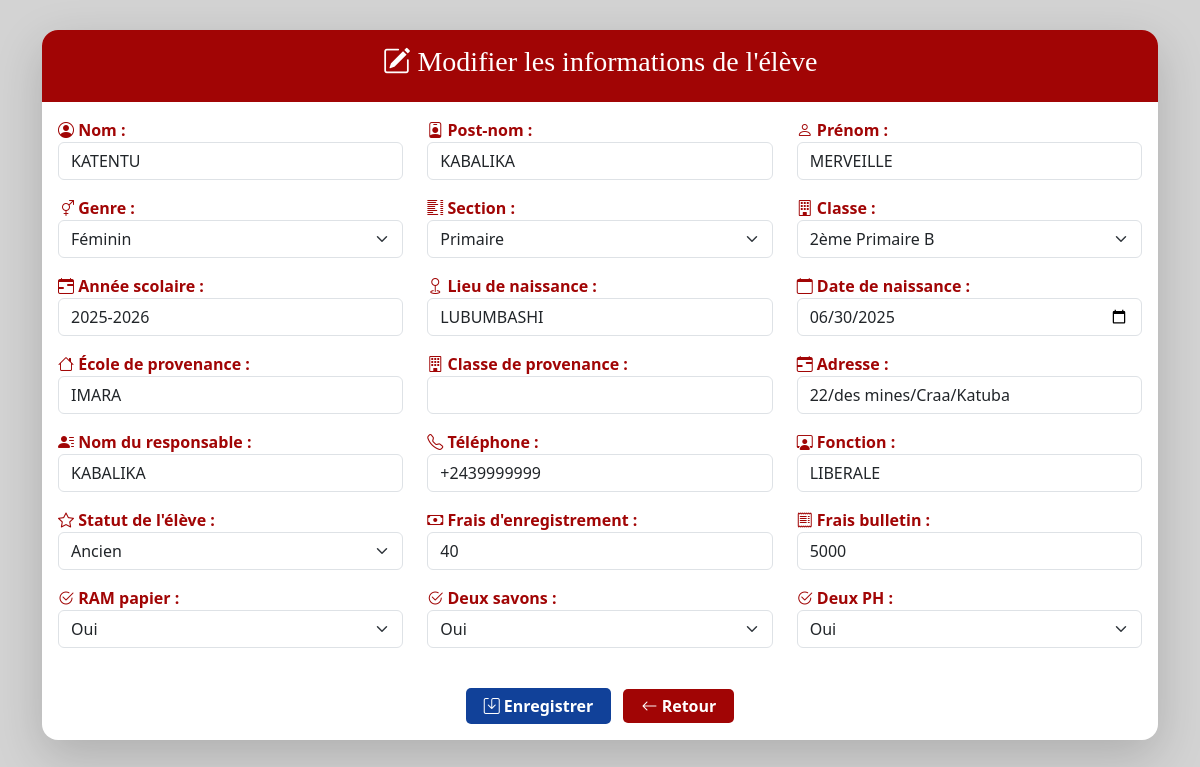
The page /modifier/14 (signed in) on the database its author committed.
### tables this page shows
CREATE TABLE eleves (id INTEGER PRIMARY KEY AUTOINCREMENT, matricule TEXT, nom TEXT NOT NULL, postnom TEXT NOT NULL, prenom TEXT NOT NULL, genre TEXT NOT NULL, section TEXT NOT NULL, classe TEXT NOT NULL, annee_scolaire TEXT NOT NULL, date_inscription TEXT NOT NULL, lieu_naissance TEXT, date_naissance TEXT, ecole_provenance TEXT, classe_precedente TEXT, responsable TEXT NOT NULL, telephone_responsable TEXT NOT NULL, fonction_responsable TEXT, statut_eleve TEXT, frais_inscription TEXT NOT NULL, ram_papier TEXT, frais_bulletin TEXT, deux_savons TEXT, deux_ph TEXT, fournitures TEXT, adresse TEXT);

### app.py (the view, shortened to what this page needs)
@app.route('/modifier/<int:id>', methods=['GET', 'POST'])
@login_required
def modifier_eleve(id):
    role = session.get('role_utilisateur', '')
    if role == 'lecture':
        flash("Vous n'avez pas les droits pour effectuer cette action.", "danger")
        return redirect(url_for('liste_eleves'))  # Ou vers une page où il peut juste consulter
    conn = sqlite3.connect('ecole.db')
    cursor = conn.cursor()
    cursor.execute("SELECT section FROM eleves WHERE id = ?", (id,))
    resultat = cursor.fetchone()
    if not resultat:
        flash("Élève introuvable", "danger")
        return redirect(url_for('liste_eleves'))
    section_eleve = resultat[0]
    role_utilisateur = session.get('role_utilisateur')
    if role_utilisateur != 'full' and role_utilisateur.lower() != section_eleve.lower():
        flash("Vous n'avez pas l'autorisation de modifier cet élève.", "danger")
        return redirect(url_for('liste_eleves'))
    cursor.execute("SELECT * FROM eleves WHERE id = ?", (id,))
    eleve = cursor.fetchone()
    conn.close()
    if eleve is None:
        return "Élève introuvable.", 404
    return render_template('modifier.html', eleve=eleve)

### app.py (called while the page is built)
def login_required(f):
    @wraps(f)
    def decorated_function(*args, **kwargs):
        if not session.get('connecte'):
            flash("Vous devez être connecté pour accéder à cette page.", "warning")
            return redirect(url_for('connexion'))
        return f(*args, **kwargs)
    return decorated_function

### templates/modifier.html (shortened to what this page needs)
<!DOCTYPE html>
<html lang="fr">
<head>
  <link href="https://cdn.jsdelivr.net/npm/bootstrap@5.3.2/dist/css/bootstrap.min.css" rel="stylesheet">
  <link href="https://cdn.jsdelivr.net/npm/bootstrap-icons@1.10.5/font/bootstrap-icons.css" rel="stylesheet">
</head>
<body>
<div class="container">
  <div class="card shadow-lg rounded-4">
    <div id="titre_modification" style="font-weight:bold !important;">
      <h3><i class="bi bi-pencil-square"></i> Modifier les informations de l'élève</h3>
    </div>
    <div class="card-body">
      <form method="POST" action="{{ url_for('modifier_eleve', id=eleve[0]) }}">
        <div class="row mb-3">
          <div class="col-md-4"><label><i class="bi bi-person-circle"></i> Nom :</label><input name="nom" class="form-control" value="{{ eleve[2] }}" required></div>
          <div class="col-md-4"><label><i class="bi bi-person-badge"></i> Post-nom :</label><input name="postnom" class="form-control" value="{{ eleve[3] }}" required></div>
          <div class="col-md-4"><label><i class="bi bi-person"></i> Prénom :</label><input name="prenom" class="form-control" value="{{ eleve[4] }}" required></div>
        </div>
        <div class="row mb-3">
          <div class="col-md-4">
            <label><i class="bi bi-gender-ambiguous"></i> Genre :</label>
            <select name="genre" class="form-select" required>
              <option value="Féminin" {% if eleve[5] == "Féminin" %}selected{% endif %}>Féminin</option>
            </select>
          </div>
          <div class="col-md-4">
            <label><i class="bi bi-list-columns"></i> Section :</label>
            <select name="section" id="section" class="form-select" required>
              <option value="Primaire" {% if eleve[6] == "Primaire" %}selected{% endif %}>Primaire</option>
            </select>
          </div>
          <div class="col-md-4">
            <label><i class="bi bi-building"></i> Classe :</label>
            <select name="classe" id="classe" class="form-select" required>
              <option value="{{ eleve[7] }}" selected>{{ eleve[7] }}</option>
            </select>
          </div>
        </div>
        <div class="row mb-3">
          <div class="col-md-4"><label><i class="bi bi-calendar-range"></i> Année scolaire :</label><input name="annee_scolaire" class="form-control" value="{{ eleve[8] }}"></div>
          <div class="col-md-4"><label><i class="bi bi-geo"></i> Lieu de naissance :</label><input name="lieu_naissance" class="form-control" value="{{ eleve[10] }}"></div>
          <div class="col-md-4"><label><i class="bi bi-calendar"></i> Date de naissance :</label><input type="date" name="date_naissance" class="form-control" value="{{ eleve[11] }}"></div>
        </div>
        <div class="row mb-3">
          <div class="col-md-4"><label><i class="bi bi-house"></i> École de provenance :</label><input name="ecole_provenance" class="form-control" value="{{ eleve[12] }}"></div>
          <div class="col-md-4"><label><i class="bi bi-building"></i> Classe de provenance :</label><input name="classe_precedente" class="form-control" value="{{ eleve[13] }}"></div>
          <div class="col-md-4"><label><i class="bi bi-calendar-range"></i> Adresse :</label><input name="adresse" class="form-control" value="{{ eleve[24] }}"></div>
        </div>
        <div class="row mb-3">
          <div class="col-md-4"><label><i class="bi bi-person-lines-fill"></i> Nom du responsable :</label><input name="responsable" class="form-control" value="{{ eleve[14] }}" required></div>
          <div class="col-md-4"><label><i class="bi bi-telephone"></i> Téléphone :</label><input name="telephone_responsable" class="form-control" value="{{ eleve[15] }}" required></div>
          <div class="col-md-4"><label><i class="bi bi-person-workspace"></i> Fonction :</label><input name="fonction_responsable" class="form-control" value="{{ eleve[16] }}"></div>
        </div>
        <div class="row mb-3">
          <div class="col-md-4">
            <label><i class="bi bi-star"></i> Statut de l'élève :</label>
            <select name="statut_eleve" id="statut_eleve" class="form-select" required>
              <option value="Ancien" {% if eleve[17] == "Ancien" %}selected{% endif %}>Ancien</option>
            </select>
          </div>
          <div class="col-md-4"><label><i class="bi bi-cash"></i> Frais d'enregistrement :</label><input name="frais_inscription" id="frais_inscription" class="form-control" value="{{ eleve[18] }}"></div>
          <div class="col-md-4"><label><i class="bi bi-receipt"></i> Frais bulletin :</label><input name="frais_bulletin" class="form-control" value="{{ eleve[20] }}"></div>
        </div>
        <div class="row mb-3">
          <div class="col-md-4">
            <label><i class="bi bi-check2-circle"></i> RAM papier :</label>
            <select name="ram_papier" class="form-select">
              <option value="Oui" {% if eleve[19] == "Oui" %}selected{% endif %}>Oui</option>
            </select>
          </div>
          <div class="col-md-4">
            <label><i class="bi bi-check2-circle"></i> Deux savons :</label>
            <select name="deux_savons" class="form-select">
              <option value="Oui" {% if eleve[22] == "Oui" %}selected{% endif %}>Oui</option>
            </select>
          </div>
          <div class="col-md-4">
            <label><i class="bi bi-check2-circle"></i> Deux PH :</label>
            <select name="deux_ph" class="form-select">
              <option value="Oui" {% if eleve[23] == "Oui" %}selected{% endif %}>Oui</option>
            </select>
          </div>
        </div>
        <div class="text-center mt-4">
          <button type="submit" class="btn-enregistrer"><i class="bi bi-save"></i> Enregistrer</button>
          <a href="{{ url_for('liste_eleves') }}" class="btn-retour ms-2"><i class="bi bi-arrow-left"></i> Retour</a>
        </div>
      </form>
    </div>
  </div>
</div>
</body>
</html>

### templates/modifier.html (style rules this page uses)
body { background: #d3d3d3; color: white; padding-top: 30px; min-height: 100vh; }
.card { border: none; background-color: white; color: black; }
#titre_modification { background-color: #a10505; color: white; padding: 15px; border-top-left-radius: 1rem; border-top-right-radius: 1rem; text-align: center; position: sticky; top: 0; z-index: 100; font-family: serif; }
label { font-weight: bold; color: #a10505; }
.btn-enregistrer { background-color: #114199; color: white; border: none; padding: 6px 18px; border-radius: 5px; font-size: 1rem; font-weight: bold; }
.btn-retour { background-color: #a10505; color: white; font-weight: bold; border-radius: 5px; padding: 6px 18px; border: none; text-decoration: none; }

### rows shown on the page
eleves: nom "KATENTU", postnom "KABALIKA", prenom "MERVEILLE", genre "Féminin", section "Primaire", classe "2ème Primaire B", annee_scolaire "2025-2026", lieu_naissance "LUBUMBASHI", date_naissance "06/30/2025", ecole_provenance "IMARA", adresse "22/des mines/Craa/Katuba", responsable "KABALIKA", telephone_responsable "+2439999999", fonction_responsable "LIBERALE", statut_eleve "Ancien", frais_inscription "40", frais_bulletin "5000", ram_papier "Oui", deux_savons "Oui"
